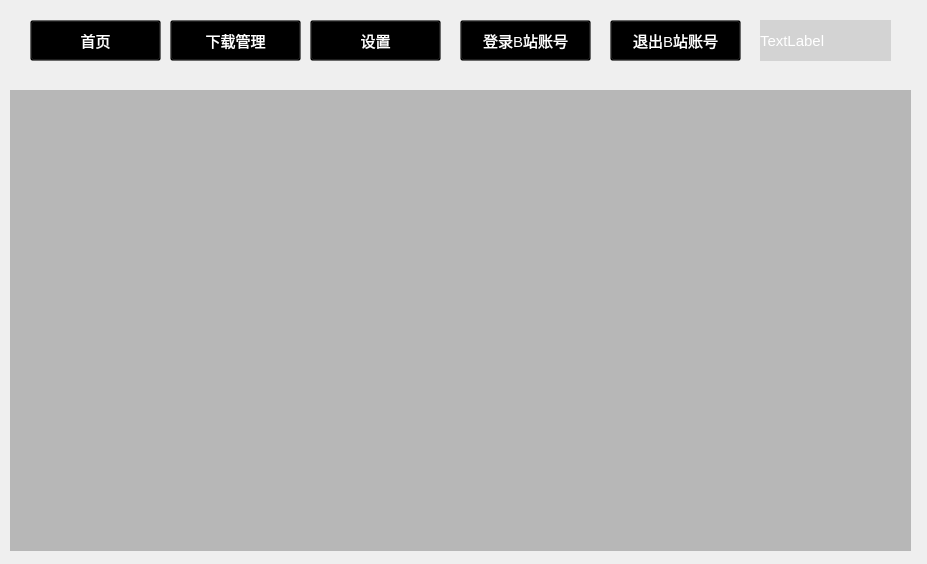
<?xml version="1.0" encoding="UTF-8"?>
<ui version="4.0">
 <class>Form</class>
 <widget class="QWidget" name="Form">
  <property name="geometry">
   <rect>
    <x>0</x>
    <y>0</y>
    <width>927</width>
    <height>564</height>
   </rect>
  </property>
  <property name="windowTitle">
   <string>哔哩哔哩视频下载器 Beta v0.1 作者：菠萝小西瓜  φ(゜▽゜*)♪</string>
  </property>
  <property name="windowIcon">
   <iconset resource="image.qrc">
    <normaloff>:/ico/favicon.ico</normaloff>:/ico/favicon.ico</iconset>
  </property>
  <widget class="QLabel" name="Setting_Background">
   <property name="geometry">
    <rect>
     <x>10</x>
     <y>90</y>
     <width>901</width>
     <height>461</height>
    </rect>
   </property>
   <property name="styleSheet">
    <string notr="true">background:rgba(0,0,0,60);</string>
   </property>
   <property name="text">
    <string/>
   </property>
  </widget>
  <widget class="QPushButton" name="Setting_Button">
   <property name="geometry">
    <rect>
     <x>310</x>
     <y>20</y>
     <width>131</width>
     <height>41</height>
    </rect>
   </property>
   <property name="styleSheet">
    <string notr="true">background:rgba(0,0,0,30);color:white;

font-family: 微软雅黑;

font-size:15px</string>
   </property>
   <property name="text">
    <string>设置</string>
   </property>
  </widget>
  <widget class="QLabel" name="Login_Username">
   <property name="geometry">
    <rect>
     <x>760</x>
     <y>20</y>
     <width>131</width>
     <height>41</height>
    </rect>
   </property>
   <property name="styleSheet">
    <string notr="true">background:rgba(0,0,0,30);color:white;

font-family: 微软雅黑;

font-size:15px</string>
   </property>
   <property name="text">
    <string>TextLabel</string>
   </property>
  </widget>
  <widget class="QPushButton" name="Download_Manage_Button">
   <property name="geometry">
    <rect>
     <x>170</x>
     <y>20</y>
     <width>131</width>
     <height>41</height>
    </rect>
   </property>
   <property name="styleSheet">
    <string notr="true">background:rgba(0,0,0,30);color:white;

font-family: 微软雅黑;

font-size:15px</string>
   </property>
   <property name="text">
    <string>下载管理</string>
   </property>
  </widget>
  <widget class="QPushButton" name="Sgin_out_Button">
   <property name="geometry">
    <rect>
     <x>610</x>
     <y>20</y>
     <width>131</width>
     <height>41</height>
    </rect>
   </property>
   <property name="styleSheet">
    <string notr="true">background:rgba(0,0,0,30);color:white;

font-family: 微软雅黑;

font-size:15px</string>
   </property>
   <property name="text">
    <string>退出B站账号</string>
   </property>
  </widget>
  <widget class="QPushButton" name="Main_Button">
   <property name="geometry">
    <rect>
     <x>30</x>
     <y>20</y>
     <width>131</width>
     <height>41</height>
    </rect>
   </property>
   <property name="styleSheet">
    <string notr="true">background:rgba(0,0,0,30);color:white;

font-family: 微软雅黑;

font-size:15px</string>
   </property>
   <property name="text">
    <string>首页</string>
   </property>
  </widget>
  <widget class="QLabel" name="Background">
   <property name="geometry">
    <rect>
     <x>0</x>
     <y>0</y>
     <width>931</width>
     <height>571</height>
    </rect>
   </property>
   <property name="contextMenuPolicy">
    <enum>Qt::NoContextMenu</enum>
   </property>
   <property name="text">
    <string/>
   </property>
   <property name="pixmap">
    <pixmap resource="image.qrc">:/jpg/background.jpg</pixmap>
   </property>
   <property name="scaledContents">
    <bool>true</bool>
   </property>
  </widget>
  <widget class="QPushButton" name="Sgin_in_Button">
   <property name="geometry">
    <rect>
     <x>460</x>
     <y>20</y>
     <width>131</width>
     <height>41</height>
    </rect>
   </property>
   <property name="styleSheet">
    <string notr="true">background:rgba(0,0,0,30);color:white;

font-family: 微软雅黑;

font-size:15px</string>
   </property>
   <property name="text">
    <string>登录B站账号</string>
   </property>
  </widget>
  <zorder>Background</zorder>
  <zorder>Download_Manage_Button</zorder>
  <zorder>Login_Username</zorder>
  <zorder>Main_Button</zorder>
  <zorder>Setting_Button</zorder>
  <zorder>Sgin_in_Button</zorder>
  <zorder>Sgin_out_Button</zorder>
  <zorder>Setting_Background</zorder>
 </widget>
 <resources>
  <include location="image.qrc"/>
  <include location="image.qrc"/>
 </resources>
 <connections/>
</ui>
